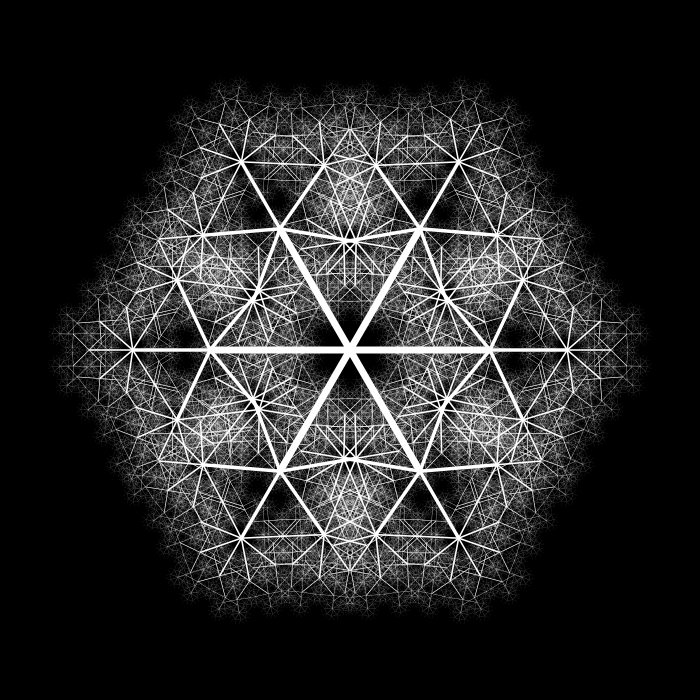
Frame 1 (no input)
Frame 60 (the mouse pressed at the canvas centre just before this capture): identical to frame 1, image omitted
Frame 120 (the mouse held since frame 60 and released just before this capture): identical to frame 1, image omitted

The Processing sketch that drew this single still picture (run headless with seeded random() and noise(); from frame 60 on, the mouse is pressed at the canvas centre):

// Processing sketch: flaketest
// ── flaketest.pde
float dRam = 140;  //dlugosc ramienia
float bRam = 7;    //szerokosc ramienia
int ilR = 7;       //ilość rekurencji
 
int ilRam = 6;
 
void setup() {
    size(700, 700);
      background(0);
        noStroke();
          smooth();
            fill(255);
              platekS(width/2, height/2, dRam, bRam, ilRam, ilR);
                frameRate(29);
}
 
void draw() {
}
void mousePressed()
{
    background(0);
      ilRam = int(random(6)+3);
       
        platekS(width/2, height/2, dRam, bRam, ilRam, ilR);
}
 
void platekS(float X1, float Y1, float H, float B, int ilRam, int ilRek)
{
    int[] tabilRam = new int[ilRek];
      float[] tabH = new float[ilRek];
        float[] tabB = new float[ilRek];
          float[] tabalfaR = new float[ilRek];
           
            tabilRam[ilRek-1] = ilRam;      
              tabH[ilRek-1] = H;
                tabB[ilRek-1] = B;
                  tabalfaR[ilRek-1] = 0;
                   
                    for (int i = ilRek-2; i >= 0; i--) {
                          tabilRam[i] = int(random(6)+2);
                              tabH[i] = tabH[i+1]*random(0.5, 0.7);
                                  tabB[i] = tabB[i+1]*random(0.4, 0.5);
                                      tabalfaR[i] = random(HALF_PI, PI-HALF_PI/2);
                                          print(i+": "+tabilRam[i]+" "+tabH[i]+" "+tabB[i]+" "+tabalfaR[i]+"\n");
                                            }
                      platekR(X1, Y1, tabH, tabB, tabalfaR, tabilRam, ilRek);
}
 
void platekR(float X1, float Y1, float H[], float B[], float alfaR[], int ilRam[], int ilRek)
{
    ilRek--;
      if (ilRek+1 > 0 && ilRam[ilRek] != 0)
          {
                float alfa;
                    if(alfaR[ilRek] == 0)
                          alfa = (TWO_PI-alfaR[ilRek])/(ilRam[ilRek]);
                        else
                              alfa = (TWO_PI-alfaR[ilRek])/(ilRam[ilRek]-1);
                             
                            pushMatrix();
                                translate(X1, Y1);
                                    rotate(-(TWO_PI-alfaR[ilRek])/2);
                                        for (int i = 0; i < ilRam[ilRek]; i++)
                                              {
                                                      
                                                      rect(0, -B[ilRek]/2, H[ilRek], B[ilRek]);
                                                            platekR(H[ilRek], 0, H, B, alfaR, ilRam, ilRek);
                                                                  rotate(alfa);
                                                                      }     
                                            popMatrix();
                                              }
}
